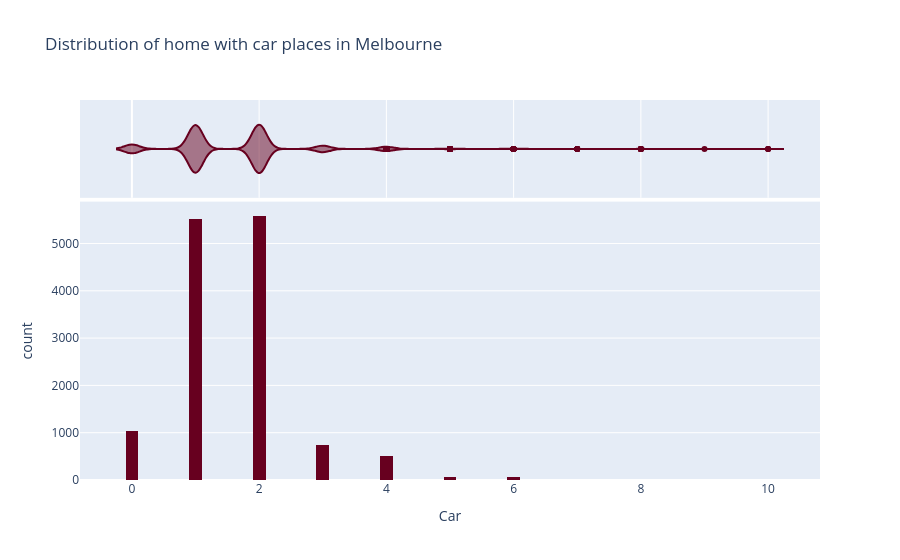

This figure's notebook cell:
### Code cell
Car = melb_data.Car

fig = px.histogram(Car, nbins = 100, labels = {'value': 'Car', 'count': 'number of houses'},
                   marginal = 'violin', title = 'Distribution of home with car places in Melbourne',
                   color_discrete_sequence = px.colors.sequential.RdBu)

fig.update_layout(showlegend = False)
fig.show()

### Figure 1 — Plotly figure (JSON) as saved in the notebook; plotly's stock layout.template omitted (floating-point values rounded to 4 significant figures; data arrays with more than 128 entries replaced by an {"elided": "..."} marker saying what was removed)
{"data": [{"alignmentgroup": "True", "bingroup": "x", "hovertemplate": "variable=Car<br>Car=%{x}<br>count=%{y}<extra></extra>", "legendgroup": "Car", "marker": {"color": "rgb(103,0,31)", "pattern": {"shape": ""}}, "name": "Car", "nbinsx": 100, "offsetgroup": "Car", "orientation": "v", "showlegend": true, "type": "histogram", "x": {"elided": "13580 int values"}, "xaxis": "x", "yaxis": "y"}, {"alignmentgroup": "True", "hovertemplate": "variable=Car<br>Car=%{x}<extra></extra>", "legendgroup": "Car", "marker": {"color": "rgb(103,0,31)"}, "name": "Car", "offsetgroup": "Car", "scalegroup": "x", "showlegend": false, "type": "violin", "x": {"elided": "13580 int values"}, "xaxis": "x2", "yaxis": "y2"}], "layout": {"barmode": "relative", "legend": {"title": {"text": "variable"}, "tracegroupgap": 0}, "showlegend": false, "title": {"text": "Distribution of home with car places in Melbourne"}, "xaxis": {"anchor": "y", "domain": [0, 1], "title": {"text": "Car"}}, "xaxis2": {"anchor": "y2", "domain": [0, 1], "matches": "x", "showgrid": true, "showticklabels": false}, "yaxis": {"anchor": "x", "domain": [0, 0.7326], "title": {"text": "count"}}, "yaxis2": {"anchor": "x2", "domain": [0.7426, 1], "matches": "y2", "showgrid": false, "showline": false, "showticklabels": false, "ticks": ""}}}
